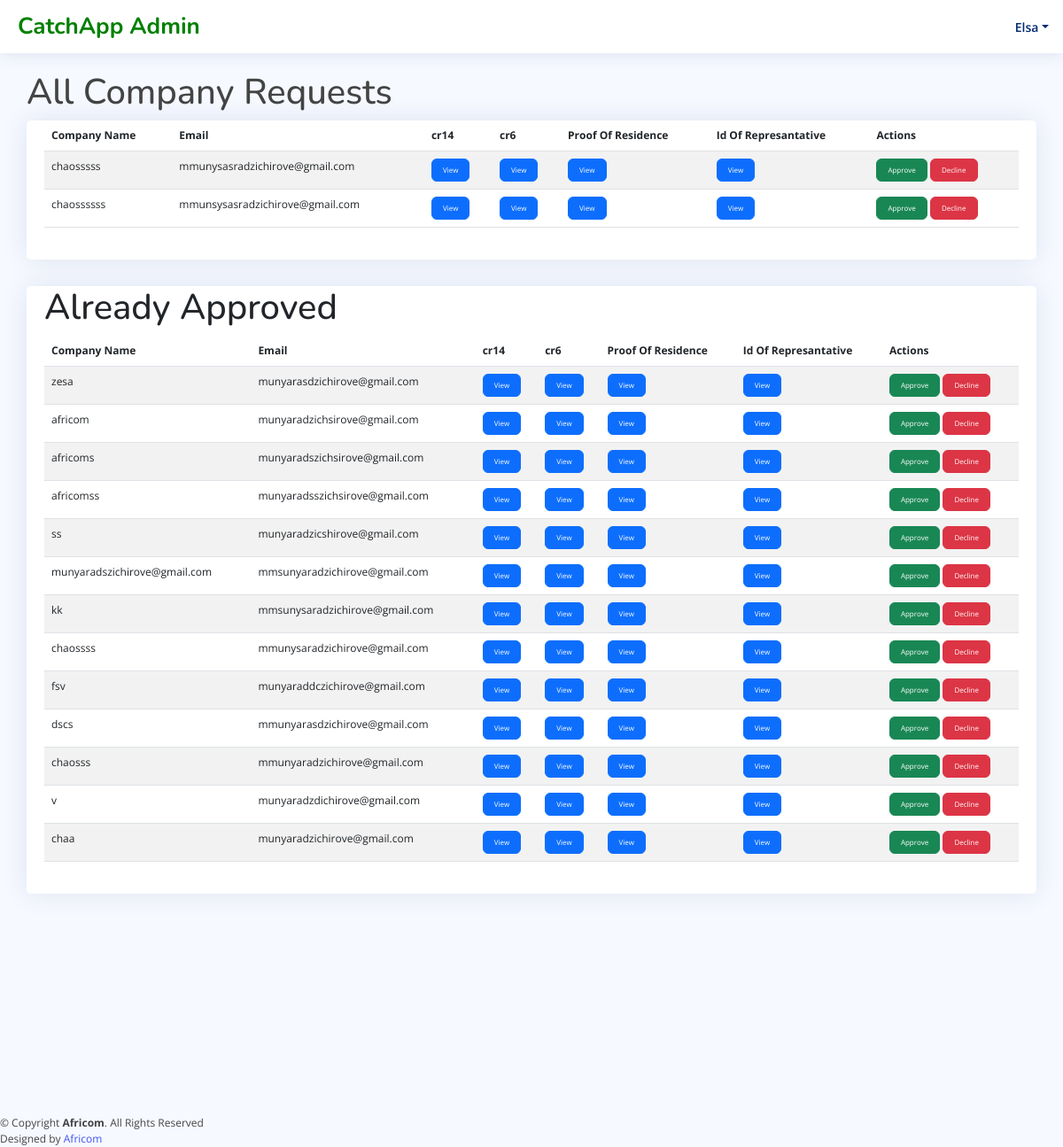
/approveCoperate (signed in), run on the app's committed database.
### selfServiceApp/models.py (models this page shows, shortened)
class cooperates(models.Model):
    companyname=models.CharField(max_length=100)
    email=models.CharField(max_length=100)
    gsmnumber=models.CharField(null=True,blank=True,max_length=100)
    password=models.CharField(null=True,blank=True,max_length=50)
    cdmanumber=models.CharField(null=True,blank=True,max_length=100)
    registered=models.BooleanField(null=True,blank=True,default=False)
    cr6=models.FileField(default='null',upload_to='pdfs')
    cr14=models.FileField(default='null',upload_to='pdfs')
    represantativeid=models.FileField(default='null',upload_to='pdfs')
    proofofresidence=models.FileField(default='null',upload_to='pdfs')
    approved=models.BooleanField(default=False,null=True,blank=True)
    alliasnumber=models.CharField(default=0,max_length=12)

### selfServiceApp/views.py (the view)
# urls.py: path('approveCoperate',approveCoperate,name="approveCoperate"),
@login_required(login_url='/loginuser')
def approveCoperate(request):
    con={"cooperates":cooperates.objects.all()}
    return render(request,'approve.html',con)

### templates/approve.html (shortened to what this page needs)
{%if request.session.admin%}
{%load static%}
<!DOCTYPE html>
<html lang="en">
<head>
  <link href="https://cdn.jsdelivr.net/npm/bootstrap@5.3.0-alpha1/dist/css/bootstrap.min.css" rel="stylesheet">
  <link href="{%static 'assets2/assets/vendor/bootstrap/css/bootstrap.min.css'%}" rel="stylesheet">
  <link href="{%static 'assets2/assets/vendor/bootstrap-icons/bootstrap-icons.css'%}" rel="stylesheet">
  <link href="{%static 'assets2/assets/vendor/boxicons/css/boxicons.min.css'%}" rel="stylesheet">
  <link href="{%static 'assets2/assets/vendor/quill/quill.snow.css'%}" rel="stylesheet">
  <link href="{%static 'assets2/assets/vendor/quill/quill.bubble.css'%}" rel="stylesheet">
  <link href="{%static 'assets2/assets/vendor/remixicon/remixicon.css'%}" rel="stylesheet">
  <link href="{%static 'assets2/assets/vendor/simple-datatables/style.css'%}" rel="stylesheet">
  <link href="{% static 'assets2/assets/css/style.css'%}" rel="stylesheet">
</head>
<body>
  <header id="header" class="header fixed-top d-flex align-items-center">
    <div class="d-flex align-items-center justify-content-between">
      <a href="index.html" class="logo d-flex align-items-center">
        <span class="d-none d-lg-block" style="color: green;">CatchApp Admin</span>
      </a>
    </div>
    <nav class="header-nav ms-auto">
      <ul class="d-flex align-items-center">
        <li class="nav-item dropdown">
        <li class="nav-item dropdown pe-3">
          <a class="nav-link nav-profile d-flex align-items-center pe-0" href="#" data-bs-toggle="dropdown">
            <span class="d-none d-md-block dropdown-toggle ps-2">Elsa</span>
          </a>
            </li>
          </ul>
    </nav>
  </header>
  <main id="main" class="main">
    <div class="pagetitle">
      <h1>All Company Requests</h1>
    </div>
    <section class="section">
        <div class="col-lg-12">
          <div class="card">
            <div class="card-body">
              <table class="table table-striped">
                <thead>
                  <tr>
                    <th scope="col">Company Name</th>
                    <th scope="col">Email</th>
                    <th scope="col">cr14</th>
                    <th scope="col">cr6</th>
                    <th scope="col">Proof Of Residence</th>
                    <th scope="col">Id Of Represantative</th>
                    <th scope="col">Actions</th>
                  </tr>
                </thead>
                <tbody>
                    {%for i in cooperates%}
                    {%if i.approved %}
                    {%else%}
                  <tr>
                    <td>{{i.companyname}}</td>
                    <td>{{i.email}}</td>
                    <td><a class="btn btn-primary" href="{% url 'downloadcr14' i.companyname%}" style="font-size: 8px;">View</a>  </td>
                    <td><a  class="btn btn-primary" href=" {% url 'downloadcr6' i.companyname%}" style="font-size: 8px;">View</a> </td>
                    <td><a  class="btn btn-primary" href=" {% url 'downloadproofofresidence' i.companyname %}" style="font-size: 8px;">View</a>  </td>
                    <td><a  class="btn btn-primary"href="{% url 'downloadrepresantativeid' i.companyname%}" style="font-size: 8px;">View</a>  </td>
                    <td><a href="{%url 'approved' i.companyname%}" class="btn btn-success" style="font-size: 8px;">Approve</a> <a href="" class="btn btn-danger" style="font-size: 8px;">Decline</a> </td>
                  </tr>
                  {%endif%}
                  {%endfor%}
                </tbody>
              </table>
    </section>
          <div class="col-lg-12">
            <div class="card">
              <div class="card-body">
                <table class="table table-striped">
                  <thead>
                    <tr>
                      <th scope="col">Company Name</th>
                      <th scope="col">Email</th>
                      <th scope="col">cr14</th>
                      <th scope="col">cr6</th>
                      <th scope="col">Proof Of Residence</th>
                      <th scope="col">Id Of Represantative</th>
                      <th scope="col">Actions</th>
                    </tr>
                  </thead>
                  <tbody>
                   <h1> Already Approved </h1>
                      {%for i in cooperates%}
                      {%if i.approved %}
                      <td>{{i.companyname}}</td>
                      <td>{{i.email}}</td>
                      <td><a class="btn btn-primary" href="{% url 'downloadcr14' i.companyname%}" style="font-size: 8px;">View</a>  </td>
                      <td><a  class="btn btn-primary" href=" {% url 'downloadcr6' i.companyname%}" style="font-size: 8px;">View</a> </td>
                      <td><a  class="btn btn-primary" href=" {% url 'downloadproofofresidence' i.companyname %}" style="font-size: 8px;">View</a>  </td>
                      <td><a  class="btn btn-primary"href="{% url 'downloadrepresantativeid' i.companyname%}" style="font-size: 8px;">View</a>  </td>
                      <td><a href="{%url 'approved' i.companyname%}" class="btn btn-success" style="font-size: 8px;">Approve</a> <a href="" class="btn btn-danger" style="font-size: 8px;">Decline</a> </td>
                    {%endif%}
                    {%endfor%}
                  </tbody>
                </table>
    </div>
  </main>
  <footer id="footer" class="footer" style="margin-top: 200px;">
    <div class="copyright">
      &copy; Copyright <strong><span>Africom</span></strong>. All Rights Reserved
    </div>
    <div class="credits">
      Designed by <a href="https://www.africom.co.zw">Africom</a>
    </div>
  </footer>
</body>
</html>
{%else%}
<h1>You are not authorised!!</h1>
{%endif%}

### selfServiceApp/static/assets2/assets/css/style.css (style rules this page uses)
:root { scroll-behavior: smooth; }
body { font-family: "Open Sans", sans-serif; background: #f6f9ff; color: #444444; font-size: 12px; }
a { color: #4154f1; text-decoration: none; }
h1, h2, h3, h4, h5, h6 { font-family: "Nunito", sans-serif; }
#main { margin-top: 60px; padding: 20px 30px; transition: all 0.3s; }
.card { margin-bottom: 30px; border: none; border-radius: 5px; box-shadow: 0px 0 30px rgba(1, 41, 112, 0.1); }
.card-body { padding: 0 20px 20px 20px; }
.logo { line-height: 1; }
@media (min-width: 1200px) { .logo { width: 280px; } }
.logo span { font-size: 26px; font-weight: 700; color: #012970; font-family: "Nunito", sans-serif; }
.header { transition: all 0.5s; z-index: 997; height: 60px; box-shadow: 0px 2px 20px rgba(1, 41, 112, 0.1); background-color: #fff; padding-left: 20px; }
.header-nav ul { list-style: none; }
.header-nav>ul { margin: 0; padding: 0; }
.header-nav .nav-profile { color: #012970; }
.header-nav .nav-profile span { font-size: 14px; font-weight: 600; }

### data on the page
cooperates: companyname "chaosssss", email "mmunysasradzichirove@gmail.com"
cooperates: companyname "chaossssss", email "mmunsysasradzichirove@gmail.com"
cooperates: companyname "zesa", email "munyarasdzichirove@gmail.com"
cooperates: companyname "africom", email "munyaradzichsirove@gmail.com"
cooperates: companyname "africoms", email "munyaradszichsirove@gmail.com"
cooperates: companyname "africomss", email "munyaradsszichsirove@gmail.com"
cooperates: companyname "ss", email "munyaradzicshirove@gmail.com"
cooperates: companyname "munyaradszichirove@gmail.com", email "mmsunyaradzichirove@gmail.com"
cooperates: companyname "kk", email "mmsunysaradzichirove@gmail.com"
cooperates: companyname "chaossss", email "mmunysaradzichirove@gmail.com"
cooperates: companyname "fsv", email "munyaraddczichirove@gmail.com"
cooperates: companyname "dscs", email "mmunyarasdzichirove@gmail.com"
cooperates: companyname "chaosss", email "mmunyaradzichirove@gmail.com"
cooperates: companyname "v", email "munyaradzdichirove@gmail.com"
cooperates: companyname "chaa", email "munyaradzichirove@gmail.com"
